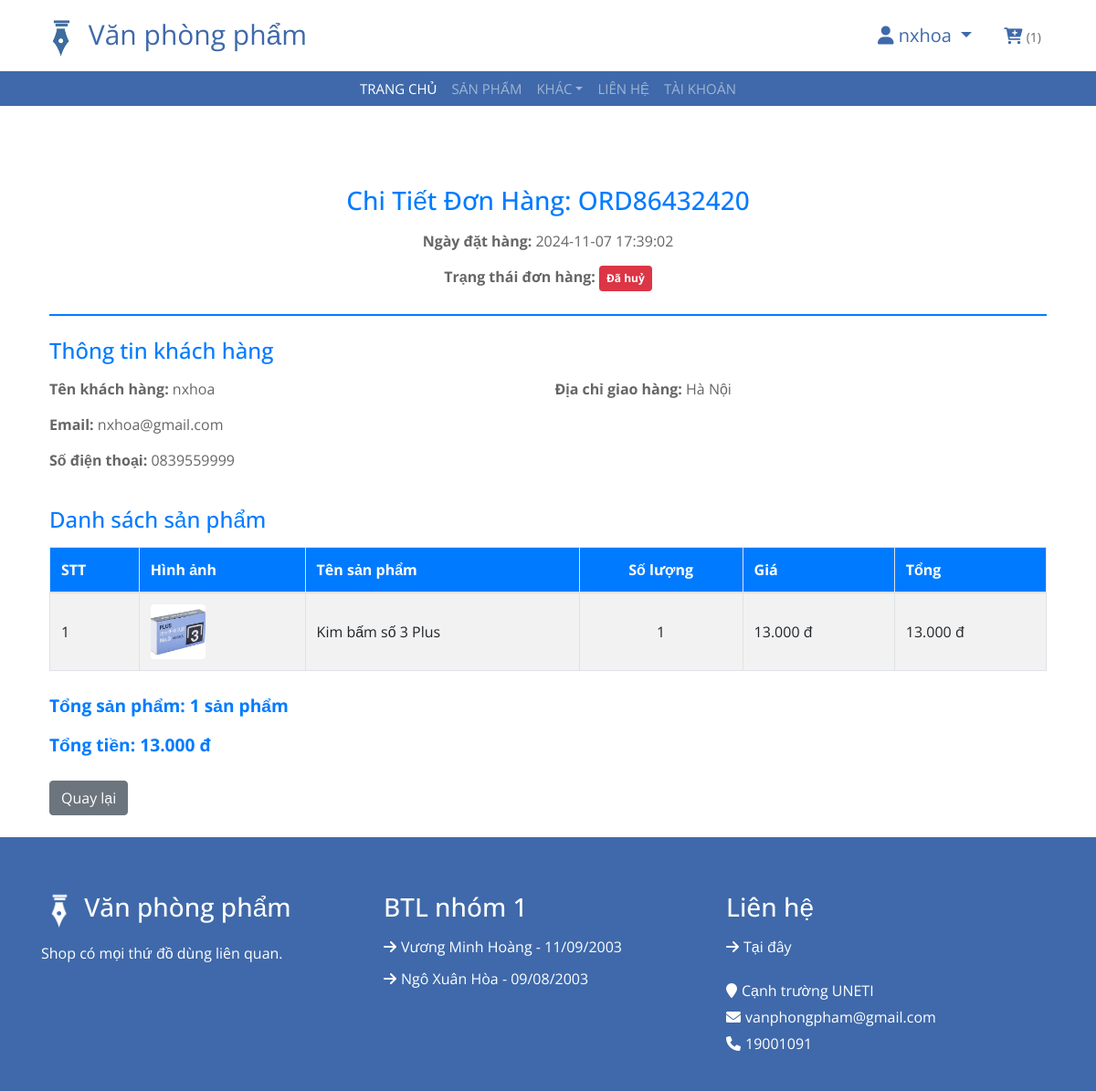
Page /chi-tiet-don-hang?orderCode=ORD86432420 (signed in) on the committed database.
### tables this page shows
CREATE TABLE `customer` (
  `ID` int(11) NOT NULL,
  `CustomerName` varchar(255) NOT NULL,
  `Phone` varchar(15) NOT NULL,
  `Email` varchar(255) NOT NULL,
  `Address` varchar(255) NOT NULL,
  `UserID` int(11) NOT NULL
);

CREATE TABLE `order` (
  `OrderCode` varchar(15) NOT NULL,
  `CustomerId` int(11) NOT NULL,
  `OrderDate` datetime NOT NULL,
  `TotalAmount` decimal(8,2) NOT NULL,
  `OrderStatus` varchar(255) NOT NULL COMMENT '"Pending", "Completed", "Cancelled"',
  `ShippingAddress` text DEFAULT NULL
);

CREATE TABLE `orderdetail` (
  `ID` int(11) NOT NULL,
  `OrderCode` varchar(15) DEFAULT NULL,
  `ProductId` int(11) DEFAULT NULL,
  `Price` decimal(8,2) DEFAULT NULL,
  `Quantity` int(11) NOT NULL,
  `ProductName` varchar(255) NOT NULL,
  `UnitPrice` decimal(8,2) NOT NULL,
  `PriceSale` decimal(8,2) DEFAULT NULL,
  `ImageUrl` varchar(255) DEFAULT NULL
);

### core/View.php (called while the page is built, shortened)
<?php
class View
{
    public function render($view, $data = [], $layout = 'layouts/main')
    {
        if (file_exists(_DIR_ROOT . "/app/views/" . $view . ".php")) {
            require _DIR_ROOT . "/app/views/" . $view . ".php";
        } else {
            die("View không tồn tại: " . $view);
        }
        require _DIR_ROOT . "/app/views/$layout.php";
    }
}

### core/Controller.php (called while the page is built, shortened)
<?php
class Controller
{
    protected $view;
    public function __construct()
    {
        $this->view = new View();
    }
    public function view($view, $data = [], $layout = 'layouts/main')
    {
        $this->view->render($view, $data, $layout);
    }
    public function model($model)
    {
        if (file_exists(_DIR_ROOT . "/app/models/" . $model . ".php")) {
            return new $model();
        } else {
            die("Model không tồn tại: " . $model);
        }
    }
}

### app/controllers/CartController.php (called while the page is built, shortened)
<?php
class CartController extends Controller
{
    public function order_detail()
    {
        $userid =  $_SESSION['user']['ID'];
        $cartmodel = $this->model("Cart");
        $ordermodel = $this->model("Order");
        $usermodel = $this->model("User");
        if ($_SERVER["REQUEST_METHOD"] == "GET") {
            if (isset($_GET['orderCode'])) {
                $orderCode = $_GET['orderCode'];
                $arrayorderdetail = $ordermodel->GetOrdersDetailByOrdercode($orderCode);
                $params['myorder_detail'] = $arrayorderdetail;
                $params['customerinfo'] = $usermodel->getInfoUserByIdSession();
                $myorder = $ordermodel->GetOrdersByOrdercode($orderCode, $userid);
            }
        }
        $params['myorder'] = $myorder;
        $params['breadcrumbs'] = $this->handelBreadCrumd();
        $params['totalcartitem'] = $cartmodel->CountCartItem($userid)[0]['totalcartitem'];
        $this->view('carts/order_detail', $params, "layouts/_user");
    }
}

### index.php (called while the page is built, shortened)
<?php
$app = new App();

### core/Database.php (called while the page is built, shortened)
<?php
class Database
{
    private $connection;
    private function connect($host, $username, $password, $database, $port)
    {
        $this->connection = new mysqli($host, $username, $password, $database, $port);
    }
    public function selectOne($query)
    {
        $result = $this->connection->query($query);
        $row = $result->fetch_assoc();
        return $row ? $row : null;
    }
    public function select($query)
    {
        $result = $this->connection->query($query);
        $data = [];
        while ($row = $result->fetch_assoc()) {
            $data[] = $row;
        }
        return $data;
    }
}

### app/models/Order.php (called while the page is built, shortened)
<?php
class Order extends Model
{
    public function GetOrdersByOrdercode($ordercode, $userid)
    {
        $query = "SELECT * FROM `order` WHERE CustomerId = $userid and OrderCode = '$ordercode'";
        return $this->selectOne($query);
    }
    public function GetOrdersDetailByOrdercode($ordercode)
    {
        $query = "SELECT * FROM `orderdetail` WHERE OrderCode = '$ordercode'";
        return $this->select($query);
    }
}

### core/Model.php (called while the page is built, shortened)
<?php
require './core/Database.php';
class Model
{
    protected $db;
    public function __construct()
    {
        $this->db = new Database();
    }
    public function selectOne($query)
    {
        return $this->db->selectOne($query);
    }
    public function select($query)
    {
        return $this->db->select($query);
    }
}

### app/models/User.php (called while the page is built, shortened)
<?php
class User extends Model
{
    public function getInfoUserByIdSession()
    {
        if (isset($_SESSION['user'])) {
            $id = $_SESSION['user']['ID'];
            $query = "SELECT * FROM `customer` WHERE UserID = $id";
            return $this->selectOne($query);
        }
    }
}

### app/views/carts/order_detail.php (the view, shortened to what this page needs)
<?php
$statusMap = [
    'Completed' => 'badge-success',
    'Cancelled' => 'badge-danger',
    'Pending' => 'badge-warning',
];
$arrstatus = array(
    "Pending" => "Chờ xác nhận",
    "Cancelled" => "Đã huỷ",
    "Completed" => "Hoàn thành",
);
?>
<div class="container mt-5 p-4">
    <div class="order-header mb-4 text-center">
        <h3>Chi Tiết Đơn Hàng: <?php echo $myorder['OrderCode'] ?></h3>
        <p><strong>Ngày đặt hàng:</strong> <?php echo $myorder['OrderDate'] ?></p>
        <p><strong>Trạng thái đơn hàng:</strong> <span class="p-2 badge <?php echo $statusMap[$myorder['OrderStatus']] . ' ' . lcfirst($myorder['OrderStatus']) ?>"><?php echo $arrstatus[$myorder['OrderStatus']]  ?></span></p>
    </div>
    <h4>Thông tin khách hàng</h4>
    <div class="row mb-4">
        <div class="col-md-6">
            <p><strong>Tên khách hàng:</strong> <?php echo $customerinfo['CustomerName'] ?></p>
            <p><strong>Email:</strong> <?php echo $customerinfo['Email'] ?></p>
            <p><strong>Số điện thoại:</strong> <?php echo $customerinfo['Phone'] ?></p>
        </div>
        <div class="col-md-6">
            <p><strong>Địa chỉ giao hàng:</strong> <?php echo $myorder['ShippingAddress'] ?></p>
        </div>
    </div>
    <h4>Danh sách sản phẩm</h4>
    <table class="table table-striped table-bordered order-items">
        <thead>
            <tr>
                <th>STT</th>
                <th>Hình ảnh</th>
                <th>Tên sản phẩm</th>
                <th class="text-center">Số lượng</th>
                <th class="text-end">Giá</th>
                <th class="text-end">Tổng</th>
            </tr>
        </thead>
        <tbody>
            <?php
            foreach ($myorder_detail as $detail) {
            ?>
                <tr>
                    <td>1</td>
                    <td><img src="<?php echo _WEB_ROOT . "/" . $detail['ImageUrl'] ?>" alt="Kẹp giấy tam giác C62" class="product-image"></td>
                    <td><?php echo $detail['ProductName'] ?></td>
                    <td class="text-center"><?php echo $detail['Quantity'] ?></td>
                    <td class="text-end"><?php echo number_format($detail['UnitPrice'], 0, ',', '.') . ' đ'  ?></td>
                    <td class="text-end"><?php echo number_format($detail['Price'], 0, ',', '.') . ' đ'  ?></td>
                </tr>
            <?php
            }
            ?>
        </tbody>
    </table>
    <div class="total-payment text-end mt-4">
        <p>Tổng sản phẩm: <?php echo count($myorder_detail) ?> sản phẩm</p>
        <p>Tổng tiền: <?php echo number_format($myorder['TotalAmount'], 0, ',', '.') . ' đ' ?></p>
    </div>
    <div class="action-buttons mt-4 d-flex justify-content-between">
        <a href="<?php echo _WEB_ROOT . '/don-hang' ?>" class="btn btn-secondary">Quay lại</a>
    </div>
</div>

### app/views/layouts/header.php (shortened to what this page needs)
<header class="top-header">
	<div class="container">
		<div class="row align-items-center">
			<div class="col-md-6">
				<div class="logo">
					<a href="<?php echo _WEB_ROOT ?>/trang-chu" style="font-size: 30px;">
						<img src="<?php echo _WEB_ROOT ?>/public/img/logo.png" width="44" height="44"> Văn phòng phẩm</a>
				</div>
			</div>
			<div class="col-md-6">
				<div class="user">
					<?php
					if (isset($_SESSION['username'])) {
						$user = $_SESSION['user'];
					?>
						<div class="dropdown">
							<a class="dropdown-toggle" href="#" role="button" id="dropdownMenuLink" data-toggle="dropdown" aria-haspopup="true" aria-expanded="false" style="margin-right: 1rem; font-size: 20px;">
								<i class='fa fa-user'></i> <?php echo $user['CustomerName']; ?>
							</a>
						</div>
					<?php
					} else {
					?>
						<a style="margin-right: 1rem;" href="<?php echo _WEB_ROOT ?>/dang-nhap">Đăng nhập</a>
					<?php
					}
					?>
					<a class="cart" href="<?php echo _WEB_ROOT ?>/gio-hang">
						<i class="fa fa-cart-plus"></i>
						<span class="number_cart"><?php if (isset($_SESSION['username'])) {
														echo  "($totalcartitem)";
													} ?></span>
					</a>
				</div>
			</div>
		</div>
	</div>
</header>
<div class="header">
	<div class="container">
		<nav class="navbar navbar-expand-md bg-dark navbar-dark">
			<div class="collapse navbar-collapse justify-content-between" id="navbarCollapse">
				<div class="navbar-nav m-auto">
					<a href="<?php echo _WEB_ROOT ?>/trang-chu" class="nav-item nav-link active">trang chủ</a>
					<a href="<?php echo _WEB_ROOT ?>/danh-sach-san-pham" class="nav-item nav-link">sản phẩm</a>
					<div class="nav-item dropdown">
						<a href="#" class="nav-link dropdown-toggle" data-toggle="dropdown" aria-expanded="false">Khác</a>
					</div>
					<a href="<?php echo _WEB_ROOT ?>/lien-he" class="nav-item nav-link">Liên hệ</a>
					<a href="<?php echo _WEB_ROOT ?>/tai-khoan" class="nav-item nav-link">Tài khoản</a>
				</div>
			</div>
		</nav>
	</div>
</div>

### public/css/style.css (style rules this page uses)
body { color: #666666; font-family: "Open Sans", sans-serif; font-weight: 400; background: #ffffff; }
a { color: #3f69aa; transition: 0.5s; }
p { padding: 0; margin: 0 0 15px 0; }
h1, h2, h3, h4, h5, h6 { color: #666666; margin: 0 0 15px 0; padding: 0; }
.top-header { padding: 15px 0; background: #ffffff; }
.top-header .logo { text-align: left; overflow: hidden; }
.top-header .logo a img { max-height: 60px; }
.top-header .user { width: 100%; text-align: right; }
.top-header .user .dropdown { display: inline-block; margin-right: 15px; }
.top-header .user .cart { display: inline-block; }
.top-header .user .cart i { color: #3f69aa; font-size: 18px; }
.top-header .user .cart span { color: #666666; font-size: 14px; }
@media (min-width: 768px) { .top-header { max-height: 90px; } }
.header { position: relative; }
.header .navbar { height: 100%; padding: 0; }
.header, .header .navbar { background: #3f69aa !important; }
.header a.nav-link { padding: 8px 15px; font-size: 15px; text-transform: uppercase; }
.row { margin-right: 0; }
.product-image { height: 200px; overflow: hidden; display: flex; align-items: center; justify-content: center; }

### app/views/carts/order_detail.php (style rules this page uses)
h3, h4 { color: #007bff; }
.order-header { border-bottom: 2px solid #007bff; padding-bottom: 10px; margin-bottom: 20px; }
.order-items th, .order-items td { vertical-align: middle; }
.order-items thead { background-color: #007bff; color: white; }
.total-payment p { font-size: 1.2rem; font-weight: bold; color: #007bff; }
.product-image { width: 60px; height: 60px; object-fit: cover; border-radius: 4px; }
.cancelled { background-color: #dc3545; color: white; }

### rows in the picture
customer: CustomerName "nxhoa", Email "nxhoa@gmail.com", Phone "0839559999"
order: OrderCode "ORD86432420", OrderDate "2024-11-07 17:39:02", OrderStatus "Đã huỷ", ShippingAddress "Hà Nội", TotalAmount "13.000"
orderdetail: ImageUrl (picture), ProductName "Kim bấm số 3 Plus", Quantity "1", UnitPrice "13.000", Price "13.000"

### other values in the picture
$totalcartitem "1"
count($myorder_detail) "1"
